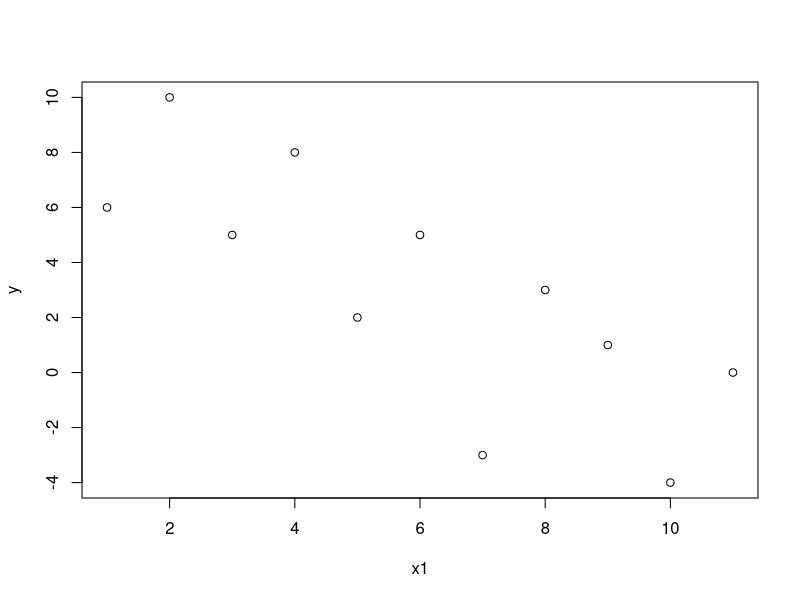
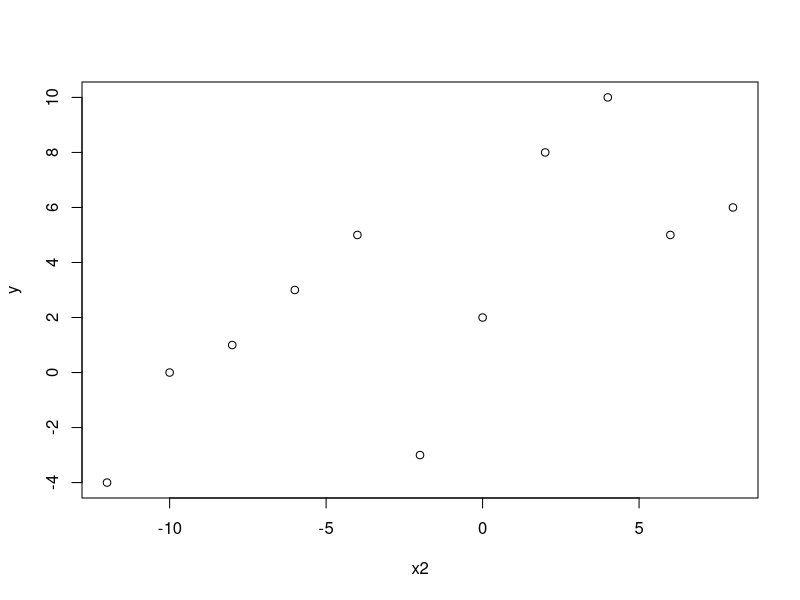
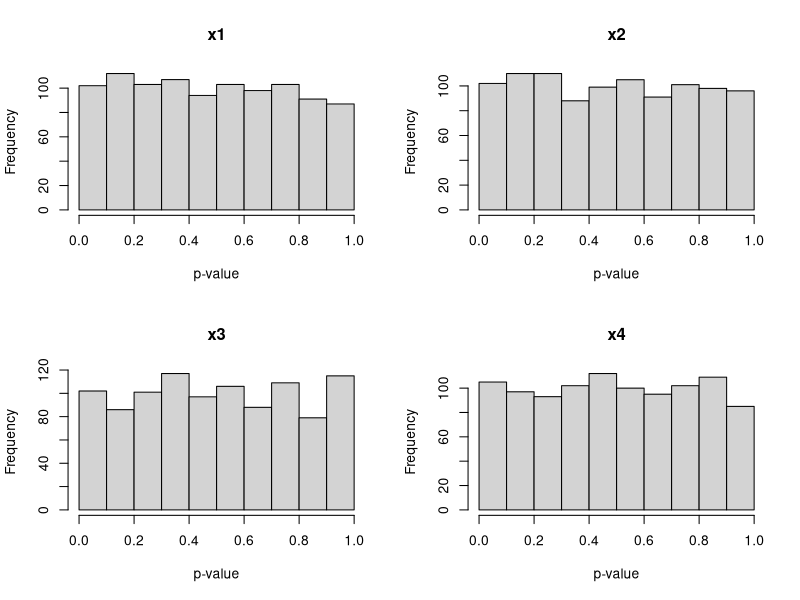
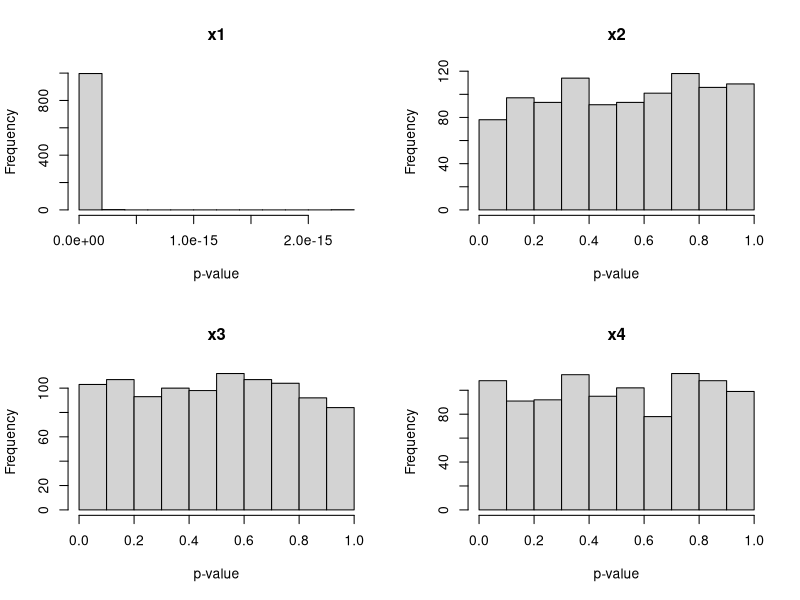
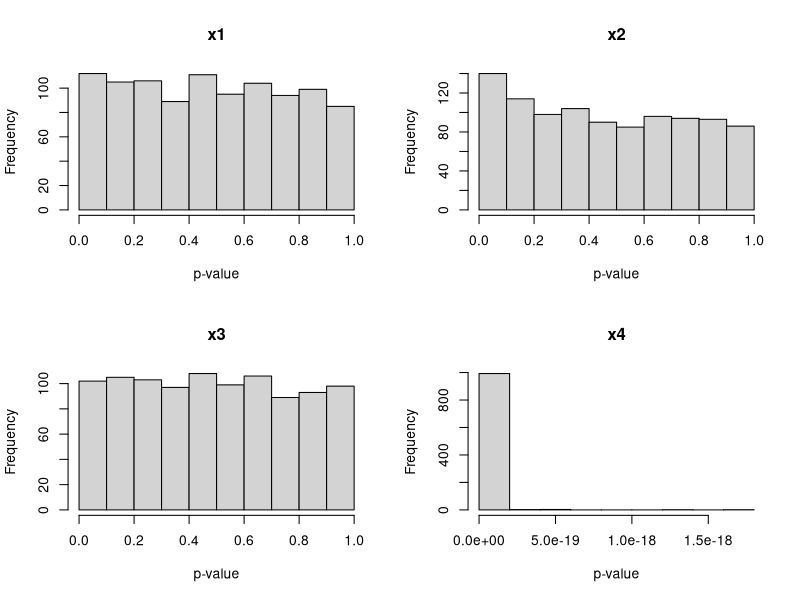

These charts were generated, in order, by the following R code:
## ---- chunk 1
knitr::opts_chunk$set(echo = TRUE)
## ---- chunk 2

#1.1
q5a <- data.frame(
x1 <- c(1, 4, 9 , 11 , 3, 8 , 5, 10 , 2 , 7 , 6),
x2 <- c(8, 2, -8, -10, 6, -6, 0, -12, 4 , -2, -4),
y <- c(6, 8, 1 , 0 , 5, 3 , 2, -4 , 10, -3, 5)
)

ones <- rep(1,length(x1))

X <- matrix(c(ones,x1,x2),ncol = 3)

plot(x1,y)
plot(x2,y)
## ---- chunk 3
#1.2
Beta <- solve(t(X)%*%X)%*%(t(X)%*%y)
Beta
## ---- chunk 4
#1.3
Yhat<- X%*%Beta #Regression with x1 and x2
errors <- y - Yhat #Errors of model with x1 and x2
VarErrors <- sum(errors^2)/(length(y)-length(Beta)) #Variance of Errors for Regression Model (MSErrors) = SSE/(N-3)

varcovar <- solve(t(X)%*%X)*c(VarErrors) 
varcovar


## ---- chunk 5
#1.4

Sdotdot <- function(x, y) sum( (x - mean(x)) * (y - mean(y)) )

#Building Simple Linear Regression for y~x1:

Sxx_x1 <- Sdotdot(x1, x1)
Sxy_x1 <- Sdotdot(x1, y)
Beta1_x1 <- Sxy_x1 / Sxx_x1
Beta0_x1 <- mean(y) - Beta1_x1 * mean(x1)
Yhat_x1 <- Beta0_x1 + Beta1_x1*x1 

#Building Simple Linear Regression for y~x2:

Sxx_x2 <- Sdotdot(x2, x2)
Sxy_x2 <- Sdotdot(x2, y)
Beta1_x2 <- Sxy_x2 / Sxx_x2
Beta0_x2 <- mean(y) - Beta1_x2 * mean(x2)
Yhat_x2 <- Beta0_x2 + Beta1_x2*x2 

errors_x1<- y - Yhat_x1 #Errors of model with parameter x1 
errors_x2<- y - Yhat_x2 #Errors of model with parameter x2

SSRx2_x1 <- sum(errors_x1^2) - sum(errors^2) #SSR(x2|x1)
SSRx1_x2 <- sum(errors_x2^2) - sum(errors^2) #SSR(x1|x2)

SSRx2_x1
SSRx1_x2
## ---- chunk 6
#1.5
anova(lm(y~x1+x2))
anova(lm(y~x2+x1))

## ---- chunk 7
#2.2
n <- 100
x1 <- runif(n, 0, 10); x2 <- runif(n, 0, 10)
x3 <- runif(n, 0, 10); x4 <- runif(n, 0, 10)
sigma <- 2
reps <- 1000

# Prepare empty vectors :
p_values_x1 <- c()
p_values_x2 <- c()
p_values_x3 <- c()
p_values_x4 <- c()

for (i in 1:reps) {
y <- 0*x1 + 0*x2 + 0*x3 + 0*x4 + rnorm(n, 0, sigma)
mylm <- lm(y ~ x1 + x2 + x3 + x4)

# Record the p-values from anova():

anova_table <- anova(mylm)
p_values <- anova_table$"Pr(>F)"

p_values_x1[i] <- p_values[1]
p_values_x2[i] <- p_values[2]
p_values_x3[i] <- p_values[3]
p_values_x4[i] <- p_values[4]
}
## ---- chunk 8
#2.3

# Plot the results:

par(mfrow = c(2, 2))
hist(p_values_x1, main = "x1", xlab = "p-value")
hist(p_values_x2, main = "x2", xlab = "p-value")
hist(p_values_x3, main = "x3", xlab = "p-value")
hist(p_values_x4, main = "x4", xlab = "p-value")
## ---- chunk 9
#2.4
n <- 100
x1 <- runif(n, 0, 10); x2 <- runif(n, 0, 10)
x3 <- runif(n, 0, 10); x4 <- runif(n, 0, 10)
sigma <- 2
reps <- 1000

# Prepare empty vectors :
p_values_x1 <- c()
p_values_x2 <- c()
p_values_x3 <- c()
p_values_x4 <- c()

for (i in 1:reps) {
y <- 1*x1 + 0*x2 + 0*x3 + 0*x4 + rnorm(n, 0, sigma)
mylm <- lm(y ~ x1 + x2 + x3 + x4)

# Record the p-values from anova():

anova_table <- anova(mylm)
p_values <- anova_table$"Pr(>F)"

p_values_x1[i] <- p_values[1]
p_values_x2[i] <- p_values[2]
p_values_x3[i] <- p_values[3]
p_values_x4[i] <- p_values[4]
}

# Plot the results:

par(mfrow = c(2, 2))
hist(p_values_x1, main = "x1", xlab = "p-value")
hist(p_values_x2, main = "x2", xlab = "p-value")
hist(p_values_x3, main = "x3", xlab = "p-value")
hist(p_values_x4, main = "x4", xlab = "p-value")

## ---- chunk 10
#2.4
n <- 100
x1 <- runif(n, 0, 10); x2 <- runif(n, 0, 10)
x3 <- runif(n, 0, 10); x4 <- runif(n, 0, 10)
sigma <- 2
reps <- 1000

# Prepare empty vectors :
p_values_x1 <- c()
p_values_x2 <- c()
p_values_x3 <- c()
p_values_x4 <- c()

for (i in 1:reps) {
y <- 0*x1 + 0*x2 + 0*x3 + 1*x4 + rnorm(n, 0, sigma)
mylm <- lm(y ~ x1 + x2 + x3 + x4)

# Record the p-values from anova():

anova_table <- anova(mylm)
p_values <- anova_table$"Pr(>F)"

p_values_x1[i] <- p_values[1]
p_values_x2[i] <- p_values[2]
p_values_x3[i] <- p_values[3]
p_values_x4[i] <- p_values[4]
}

# Plot the results:

par(mfrow = c(2, 2))
hist(p_values_x1, main = "x1", xlab = "p-value")
hist(p_values_x2, main = "x2", xlab = "p-value")
hist(p_values_x3, main = "x3", xlab = "p-value")
hist(p_values_x4, main = "x4", xlab = "p-value")

anova(mylm)
